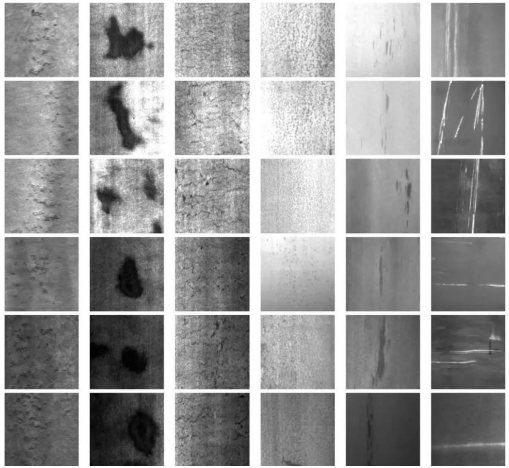
#> input picture 工业互联网/pic/typical fail sample.jpg, 1018 x 936 px (shown at 1/2 size)
$ python GAimage.py
#> lines starting #> are read from the running program, lines starting #| are printed output that depends on the picture
#> the answer given: ../../../../工业互联网/pic/typical fail sample.jpg
#!/usr/bin/env python
# -*- coding: utf-8 -*-

from PIL import Image, ImageDraw
import os
import gc
import random as r
import minpy.numpy as np

class Color(object):
    '''
    定义颜色的类，这个类包含r,g,b,a表示颜色属性
    '''
    # [12 lines left out: functions __init__, mutate_or_not, not called in this run]


class Triangle(object):
    '''
    定义三角形的类
    属性：
            ax,ay,bx,by,cx,cy：表示每个三角形三个顶点的坐标
            color 			 : 表示三角形的颜色
            img_t			 : 三角形绘制成的图，用于合成图片
    方法：
            mutate_from(self, parent):      从父代三角形变异
            draw_it(self, size=(256, 256)): 绘制三角形
    '''


    max_mutate_rate = 0.08
    mid_mutate_rate = 0.3
    min_mutate_rate = 0.8


    # [79 lines left out: functions __init__, mutate_from, draw_it, not called in this run]


class Canvas(object):
    '''
    定义每一张图片的类
    属性：
            mutate_rate	 : 变异概率
            size		 : 图片大小
            target_pixels: 目标图片像素值
    方法：
            add_triangles(self, num=1)      : 在图片类中生成num个三角形
            mutate_from_parent(self, parent): 从父代图片对象进行变异
            calc_match_rate(self)			: 计算环境适应度
            draw_it(self, i)				: 保存图片
    '''


    mutate_rate = 0.01
    size = (256, 256)
    target_pixels = []


    # [52 lines left out: functions __init__, add_triangles, mutate_from_parent, calc_match_rate, not called in this run]

    def draw_it(self, i):
        #self.img.save(os.path.join(PATH, "%s_%d_%d_%d.png" % (PREFIX, len(self.triangles), i, self.match_rate)))
        self.img.save(os.path.join(PATH, "%d.png" % (i)))


def main():
        global LOOP, PREFIX, PATH, TARGET, TRIANGLE_NUM
        # 声明全局变量
        img = Image.open(TARGET).resize((256, 256)).convert('RGBA')
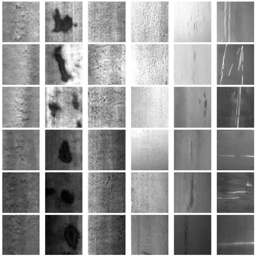
#> img: PIL image 256x256 RGBA; mean R, G, B, A 152.4, 152.4, 152.4, 255
        size = (256, 256)
        Canvas.target_pixels = [np.array(x) for x in list(img.split())]
        # 生成一系列的图片作为父本，选择其中最好的一个进行遗传
        parentList = []
        for i in range(20):
            print('正在生成第%d个初代个体' % (i))
            parentList.append(Canvas())
            parentList[i].add_triangles(TRIANGLE_NUM)
            parentList[i].calc_match_rate()
        parent = sorted(parentList, key=lambda x: x.match_rate)[0]
        del parentList
        gc.collect()
        # 进入遗传算法的循环
        i = 0
        while i < 30000:
            childList = []
            # 每一代从父代中变异出10个个体
            for j in range(10):
                childList.append(Canvas())
                childList[j].mutate_from_parent(parent)
                childList[j].calc_match_rate()
            child = sorted(childList, key=lambda x: x.match_rate)[0]
            # 选择其中适应度最好的一个个体
            del childList
            gc.collect()
            parent.calc_match_rate()
            if i % LOOP == 0:
                print ('%10d parent rate %11d \t child1 rate %11d' % (i, parent.match_rate, child.match_rate))
            parent = parent if parent.match_rate < child.match_rate else child
            # 如果子代比父代更适应环境，那么子代成为新的父代
            # 否则保持原样
            child = None
            if i % LOOP == 0:
                # 每隔LOOP代保存一次图片
                parent.draw_it(i)
                #print(parent.match_rate)
                #print ('%10d parent rate %11d \t child1 rate %11d' % (i, parent.match_rate, child.match_rate))
            i += 1


'''
定义全局变量，获取待处理的图片名
'''
NAME = input('请输入原图片文件名：')
LOOP = 100
PREFIX = NAME.split('/')[-1].split('.')[0]  # 取文件名
PATH = os.path.abspath('.')  # 取当前路径
PATH = os.path.join(PATH,'results')
TARGET = NAME  # 源图片文件名
TRIANGLE_NUM = 256  # 三角形个数

if __name__ == '__main__':
    #print('开始进行遗传算法')
    main()
#> (the call stopped at in main, `Canvas.target_pixels = [np.array(x) for x in list(img.split())]`: minpy is not available in this run)
